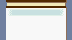

This is a level from a 2D game, rendered from its Tiled map with the project's own tilesets. A one-line summary and the complete map file follow:
An orthogonal 9x5 tile map with 8x8 px tiles, 1 tile layer (Tile Layer 1).

<map version="1.5" tiledversion="1.7.2" orientation="orthogonal" renderorder="right-down" width="9" height="5" tilewidth="8" tileheight="8" infinite="0" nextlayerid="2" nextobjectid="1">
 <tileset firstgid="1" name="MenuTiles" tilewidth="8" tileheight="8" tilecount="128" columns="32">
  <image source="MenuTiles.png" width="256" height="32" />
 </tileset>
 <layer id="1" name="Tile Layer 1" width="9" height="5">
  <data encoding="csv">
35,39,39,39,39,39,39,39,40,
12,100,101,101,101,101,101,102,16,
12,15,15,15,15,15,15,15,16,
12,15,15,15,15,15,15,15,16,
12,15,15,15,15,15,15,15,16
</data>
 </layer>
</map>
